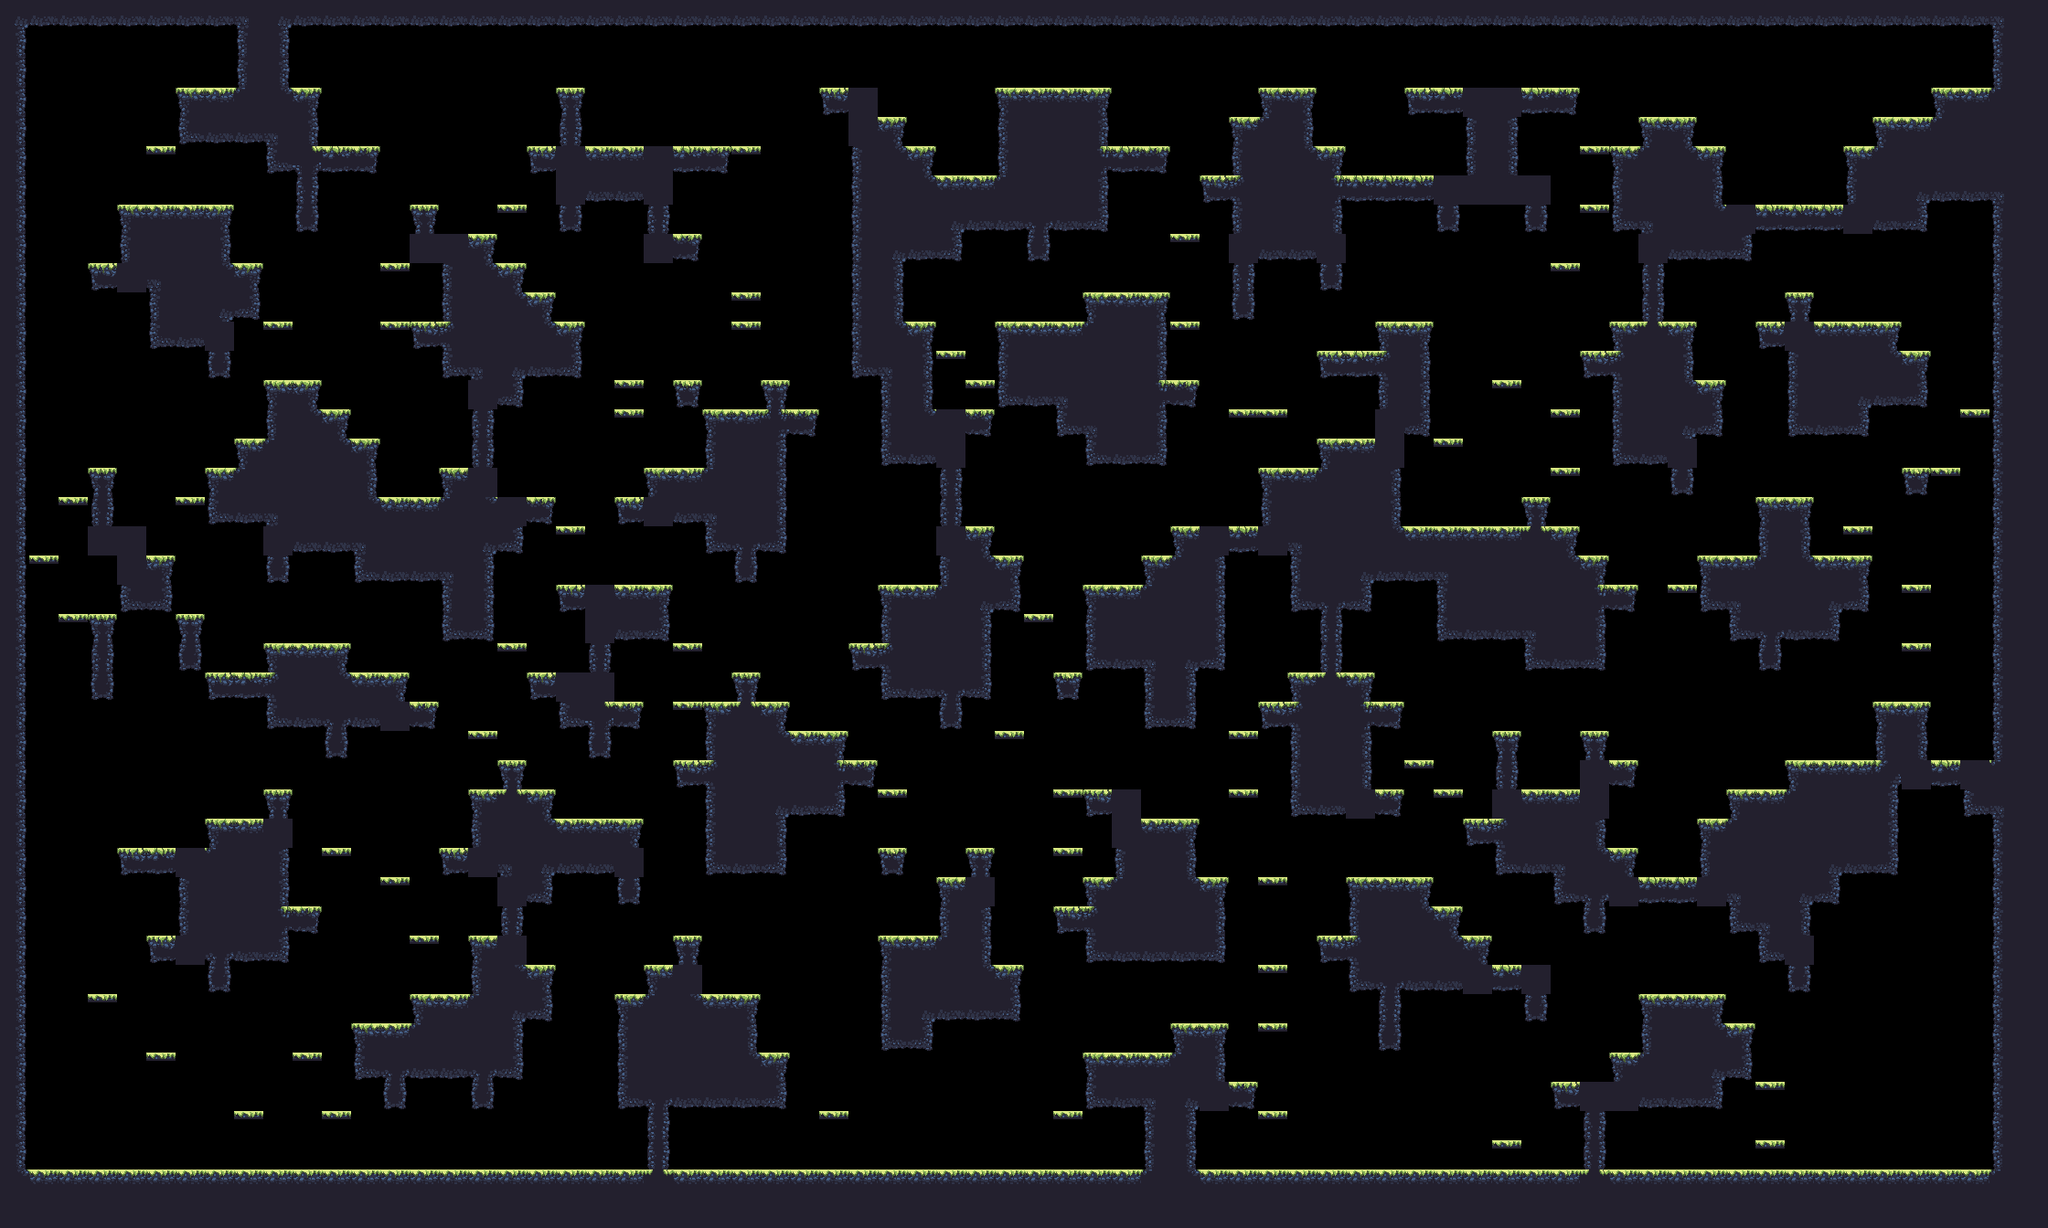

Below is a game level as drawn by its tile map, then a one-line description and the .tmx that defines it (tile-layer data replaced by summaries):
An orthogonal 70x42 tile map with 32x32 px tiles, 1 tile layer (main) and 17 objects (9x spawn, spawnPlayer0, spawnCrown0, spawnPlayer1, spawnCrown1, ...).

<map compressionlevel="0" height="42" infinite="0" nextlayerid="3" nextobjectid="4" orientation="orthogonal" renderorder="right-down" tiledversion="1.3.2" tileheight="32" tilewidth="32" version="1.2" width="70">
 <tileset firstgid="1" source="forest_summer_tile_set.tsx" />
 <layer height="42" id="1" name="main" width="70">
  <data>[2940 cells, 1268 non-empty, 28 distinct tile ids]</data>
 </layer>
 <objectgroup id="2" name="objects"><object id="1" name="spawnPlayer0" x="128" y="176.0" /><object id="2" name="spawnCrown0" x="96" y="240.0" /><object id="3" name="spawnPlayer1" x="2016" y="112.0" /><object id="4" name="spawnCrown1" x="2080" y="80.0" /><object id="5" name="spawnPlayer2" x="64" y="1232.0" /><object id="6" name="spawnCrown2" x="64" y="1232.0" /><object id="7" name="spawnPlayer3" x="2112" y="1232.0" /><object id="8" name="spawnCrown3" x="2080" y="1232.0" /><object id="9" name="spawn" x="1536" y="304.0" /><object id="10" name="spawn" x="992" y="1232.0" /><object id="11" name="spawn" x="1152" y="688.0" /><object id="12" name="spawn" x="1920" y="1232.0" /><object id="13" name="spawn" x="192" y="880.0" /><object id="14" name="spawn" x="1920" y="1232.0" /><object id="15" name="spawn" x="1984" y="1232.0" /><object id="16" name="spawn" x="1728" y="1136.0" /><object id="17" name="spawn" x="768" y="112.0" /></objectgroup></map>
